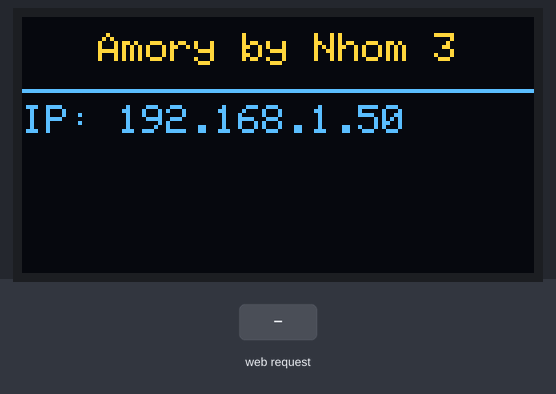
Simulated run of this sketch. Board: ESP32. On the bench: 128×64 one-colour display. The inputs (shaded band) are chosen by the test bench. The OLED is the two-colour kind (top 16 rows yellow); WiFi joins after 1.5 s; servers stay silent unless stated; what the sketch prints to the serial monitor is not drawn.

Above: at 3.7 s.
3.8 s: HTTP request GET /connect received
At 4.8 s:
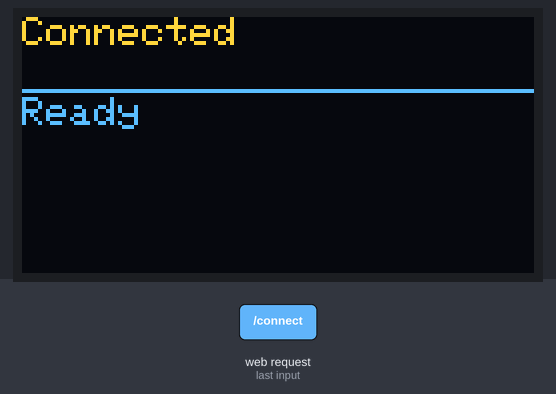
5.3 s: HTTP request GET /toggle received
At 6.4 s:
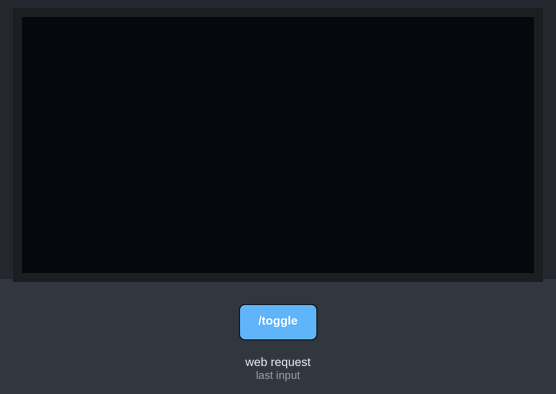
6.8 s: HTTP request GET /toggle?message=1 received
At 7.6 s:
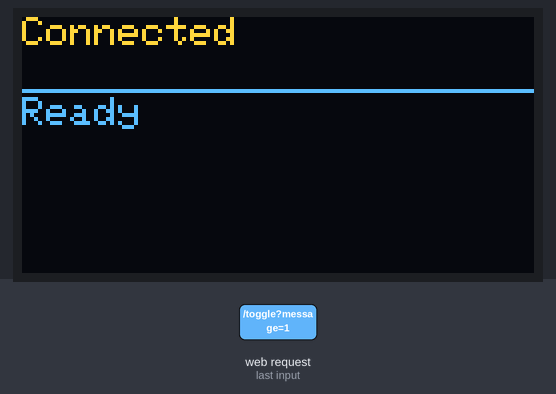
8.3 s: HTTP request GET /disconnect received
At 9.5 s:
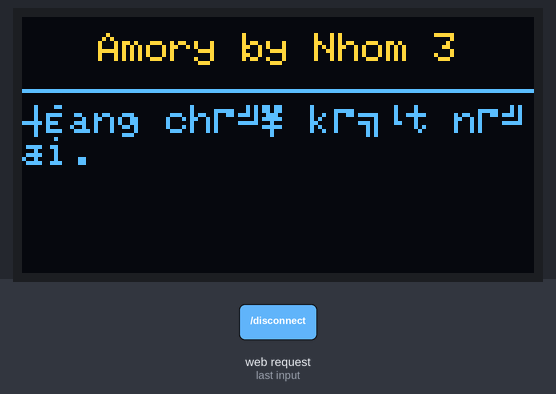
9.8 s: HTTP request GET /connect?message=1 received
At 9.83 s:
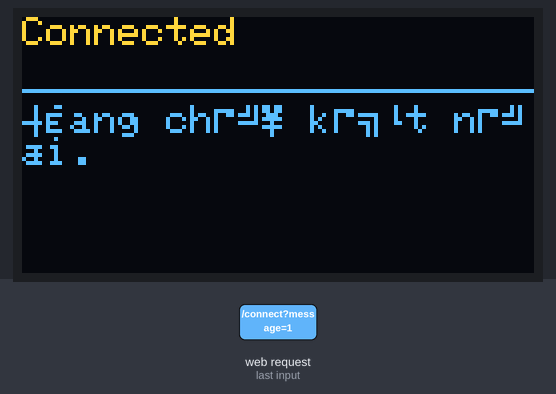
11.3 s: HTTP request GET /toggle?message=0 received
At 12.1 s:
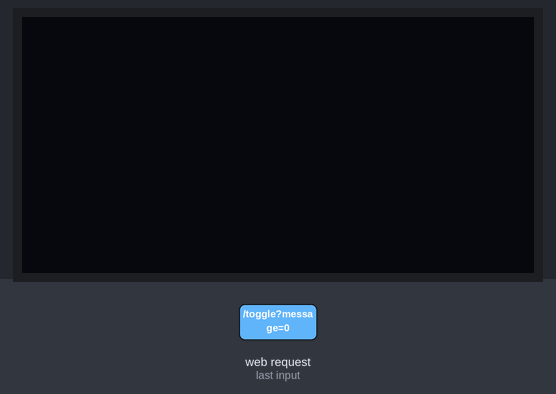
Timing chart, 0 to 13.8 s (numbered marks = the images above; inputs shaded):
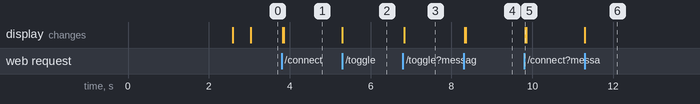

The sketch:

Esp32_Wroom.ino
```cpp
/*
 * ESP32 OLED Controller
 * Kết nối với ứng dụng QML để hiển thị text trên màn hình OLED
 * Giao diện Amory by Nhom 3 - Tối ưu hiển thị
 */

#include <WiFi.h>
#include <WebServer.h>
#include <Wire.h>
#include <Adafruit_GFX.h>
#include <Adafruit_SSD1306.h>
#include <ESPmDNS.h>

// Cấu hình màn hình OLED
#define SCREEN_WIDTH 128    // Chiều rộng màn hình OLED (pixels)
#define SCREEN_HEIGHT 64    // Chiều cao màn hình OLED (pixels)
#define OLED_RESET    -1    // Pin Reset (không sử dụng)
#define SCREEN_ADDRESS 0x3C // Địa chỉ I2C của OLED

// Định nghĩa khu vực hiển thị
#define TOP_SECTION_HEIGHT 18   // Chiều cao phần trên (pixels) - tăng lên để hiển thị 2 dòng
#define BOTTOM_SECTION_HEIGHT (SCREEN_HEIGHT - TOP_SECTION_HEIGHT - 1) // Chiều cao phần dưới

// Cấu hình hiển thị văn bản
#define CHAR_WIDTH 6        // Chiều rộng trung bình của mỗi ký tự
#define CHAR_HEIGHT 8       // Chiều cao của mỗi ký tự
#define LINE_SPACING 1      // Khoảng cách giữa các dòng
#define MAX_CHARS_PER_LINE (SCREEN_WIDTH / CHAR_WIDTH) // Số ký tự tối đa mỗi dòng

// Khởi tạo đối tượng màn hình OLED
Adafruit_SSD1306 display(SCREEN_WIDTH, SCREEN_HEIGHT, &Wire, OLED_RESET);

// Cấu hình WiFi
const char* ssid = "Mr Fresh";
const char* password = "64haitrieu";

// Cấu hình máy chủ web
WebServer server(80);

// Biến lưu trữ trạng thái
bool displayOn = true;
bool isConnected = false;  // Trạng thái kết nối
unsigned long lastToggleTime = 0;  // Thời gian cuối cùng chuyển đổi hiển thị
bool showIP = false;  // Flag để luân phiên hiển thị IP và "Đang chờ kết nối"
String topMessage = "Amory by Nhom 3";  // Nội dung phần trên
String bottomMessage = "Đang chờ kết nối.";  // Nội dung phần dưới

// Khởi tạo OLED
void setupOLED() {
  // Khởi tạo màn hình với điện áp 3.3V I2C
  if (!display.begin(SSD1306_SWITCHCAPVCC, SCREEN_ADDRESS)) {
    Serial.println(F("SSD1306 không tìm thấy"));
    for (;;); // Không tiếp tục nếu không tìm thấy màn hình
  }

  // Xóa bộ nhớ đệm hiển thị
  display.clearDisplay();
  display.setTextSize(1);
  display.setTextColor(SSD1306_WHITE);
  display.setCursor(0, 0);
  display.println(F("Khoi dong..."));
  display.display();
  delay(1000);
}

// Hàm ngắt từ trong một chuỗi với kích thước tối đa
String* smartWordWrap(String text, int maxWidth, int maxLines, int& resultLines) {
  String* lines = new String[maxLines];
  resultLines = 0;

  int lineWidth = 0;
  String currentWord = "";
  String currentLine = "";

  for (unsigned int i = 0; i <= text.length(); i++) {
    char c = (i < text.length()) ? text.charAt(i) : ' '; // Thêm khoảng trắng ở cuối để xử lý từ cuối

    // Kiểm tra ký tự xuống dòng
    if (c == '\n') {
      if (currentWord.length() > 0) {
        if (lineWidth + currentWord.length() <= maxWidth) {
          currentLine += currentWord;
        } else {
          if (resultLines < maxLines) {
            lines[resultLines++] = currentLine;
          }
          currentLine = currentWord;
        }
      }

      if (resultLines < maxLines) {
        lines[resultLines++] = currentLine;
      }

      currentLine = "";
      currentWord = "";
      lineWidth = 0;
      continue;
    }

    // Tích lũy ký tự vào từ hiện tại
    if (c != ' ') {
      currentWord += c;
    }
    // Hoàn thành một từ
    else if (currentWord.length() > 0) {
      // Kiểm tra độ dài của từ
      if (currentWord.length() > maxWidth) {
        // Từ quá dài, cần chia nhỏ
        int remain = currentWord.length();
        int pos = 0;

        while (remain > 0 && resultLines < maxLines) {
          int chunk = min(remain, maxWidth - lineWidth);

          if (lineWidth == 0 || lineWidth + chunk <= maxWidth) {
            currentLine += currentWord.substring(pos, pos + chunk);
            lineWidth += chunk;
            pos += chunk;
            remain -= chunk;
          }

          if (remain > 0 || i == text.length()) {
            lines[resultLines++] = currentLine;
            currentLine = "";
            lineWidth = 0;
          }
        }

        currentWord = "";
      }
      // Từ bình thường
      else {
        // Kiểm tra xem thêm từ này có làm tràn dòng không
        if (lineWidth + currentWord.length() + 1 <= maxWidth) {
          // Thêm khoảng trắng nếu dòng không trống
          if (lineWidth > 0) {
            currentLine += " ";
            lineWidth++;
          }
          currentLine += currentWord;
          lineWidth += currentWord.length();
        } else {
          // Từ không vừa dòng hiện tại, xuống dòng mới
          if (resultLines < maxLines) {
            lines[resultLines++] = currentLine;
          }
          currentLine = currentWord;
          lineWidth = currentWord.length();
        }

        currentWord = "";
      }
    }

    // Kiểm tra kết thúc văn bản
    if (i == text.length() && currentLine.length() > 0 && resultLines < maxLines) {
      lines[resultLines++] = currentLine;
    }
  }

  return lines;
}

// Hiển thị giao diện chờ kết nối
void showWaitingInterface() {
  display.clearDisplay();

  // Phần trên - Logo Amory
  display.setTextSize(1);
  display.setTextColor(SSD1306_WHITE);
  display.setCursor((SCREEN_WIDTH - topMessage.length() * CHAR_WIDTH) / 2, 4); // Căn giữa
  display.println(topMessage);

  // Vẽ đường phân cách
  display.drawLine(0, TOP_SECTION_HEIGHT, SCREEN_WIDTH, TOP_SECTION_HEIGHT, SSD1306_WHITE);

  // Phần dưới - Luân phiên giữa "Đang chờ kết nối" và IP
  display.setCursor(0, TOP_SECTION_HEIGHT + 4);

  if (showIP) {
    display.println("IP: " + WiFi.localIP().toString());
  } else {
    display.println(bottomMessage);
  }

  display.display();
}

// Cập nhật phần trên của màn hình
void updateTopSection(String message) {
  if (!displayOn || !isConnected) return;

  // Lưu nội dung hiện tại
  topMessage = message;

  // Xóa chỉ phần trên
  display.fillRect(0, 0, SCREEN_WIDTH, TOP_SECTION_HEIGHT, SSD1306_BLACK);
  display.setTextSize(1);
  display.setTextColor(SSD1306_WHITE);

  // Tối đa 2 dòng cho phần trên
  int lineCount = 0;
  String* lines = smartWordWrap(message, MAX_CHARS_PER_LINE, 2, lineCount);

  for (int i = 0; i < lineCount; i++) {
    display.setCursor(0, i * (CHAR_HEIGHT + LINE_SPACING));
    display.println(lines[i]);
  }

  delete[] lines;

  // Vẽ đường phân cách
  display.drawLine(0, TOP_SECTION_HEIGHT, SCREEN_WIDTH, TOP_SECTION_HEIGHT, SSD1306_WHITE);

  display.display();
}

// Cập nhật phần dưới của màn hình
void updateBottomSection(String message) {
  if (!displayOn || !isConnected) return;

  // Lưu nội dung hiện tại
  bottomMessage = message;

  // Xóa chỉ phần dưới
  display.fillRect(0, TOP_SECTION_HEIGHT + 1, SCREEN_WIDTH, BOTTOM_SECTION_HEIGHT, SSD1306_BLACK);
  display.setTextSize(1);
  display.setTextColor(SSD1306_WHITE);

  // Tối đa 5 dòng cho phần dưới (dựa trên chiều cao khu vực)
  int maxLines = BOTTOM_SECTION_HEIGHT / (CHAR_HEIGHT + LINE_SPACING);
  int lineCount = 0;
  String* lines = smartWordWrap(message, MAX_CHARS_PER_LINE, maxLines, lineCount);

  for (int i = 0; i < lineCount; i++) {
    display.setCursor(0, TOP_SECTION_HEIGHT + 2 + i * (CHAR_HEIGHT + LINE_SPACING));
    display.println(lines[i]);
  }

  delete[] lines;

  display.display();
}

// Bật/tắt màn hình
void toggleDisplay() {
  displayOn = !displayOn;

  if (displayOn) {
    display.ssd1306_command(SSD1306_DISPLAYON);
    if (isConnected) {
      updateTopSection(topMessage);
      updateBottomSection(bottomMessage);
    } else {
      showWaitingInterface();
    }
  } else {
    display.ssd1306_command(SSD1306_DISPLAYOFF);
  }
}

// Thiết lập trạng thái kết nối
void setConnected(bool connected) {
  isConnected = connected;

  if (isConnected) {
    // Khởi tạo giao diện đã kết nối với hai phần riêng biệt
    updateTopSection("Connected");
    updateBottomSection("Ready");
  } else {
    topMessage = "Amory by Nhom 3";
    bottomMessage = "Đang chờ kết nối.";
    showWaitingInterface();
  }
}

// Xử lý route /status - trả về trạng thái hiện tại
void handleStatus() {
  String status = "{\"display\":\"" + String(displayOn ? "on" : "off") + "\",";
  status += "\"connected\":\"" + String(isConnected ? "true" : "false") + "\",";
  status += "\"topMessage\":\"" + topMessage + "\",";
  status += "\"bottomMessage\":\"" + bottomMessage + "\",";
  status += "\"ip\":\"" + WiFi.localIP().toString() + "\"}";

  server.send(200, "application/json", status);
}

// Xử lý route /toggle - bật/tắt màn hình
void handleToggle() {
  toggleDisplay();
  server.send(200, "text/plain", displayOn ? "Display ON" : "Display OFF");
}

// Xử lý route /connect - thiết lập trạng thái kết nối
void handleConnect() {
  setConnected(true);
  server.send(200, "text/plain", "Connected");
}

// Xử lý route /disconnect - thiết lập trạng thái không kết nối
void handleDisconnect() {
  setConnected(false);
  server.send(200, "text/plain", "Disconnected");
}

// Xử lý route /updateTop - cập nhật tin nhắn phần trên
void handleUpdateTop() {
  if (server.hasArg("message")) {
    String message = server.arg("message");
    updateTopSection(message);
    server.send(200, "text/plain", "Top section updated");
  } else {
    server.send(400, "text/plain", "Missing message parameter");
  }
}

// Xử lý route /updateBottom - cập nhật tin nhắn phần dưới
void handleUpdateBottom() {
  if (server.hasArg("message")) {
    String message = server.arg("message");
    updateBottomSection(message);
    server.send(200, "text/plain", "Bottom section updated");
  } else {
    server.send(400, "text/plain", "Missing message parameter");
  }
}

// Xử lý route không tìm thấy
void handleNotFound() {
  String message = "Route not found\n\n";
  message += "URI: ";
  message += server.uri();
  message += "\nMethod: ";
  message += (server.method() == HTTP_GET) ? "GET" : "POST";
  message += "\nArguments: ";
  message += server.args();
  message += "\n";

  for (uint8_t i = 0; i < server.args(); i++) {
    message += " " + server.argName(i) + ": " + server.arg(i) + "\n";
  }

  server.send(404, "text/plain", message);
}

void setup() {
  Serial.begin(115200);
  Serial.println("ESP32 OLED Controller Starting...");

  // Khởi tạo OLED
  Wire.begin(48,47);
  setupOLED();

  // Kết nối WiFi
  WiFi.mode(WIFI_STA);
  WiFi.begin(ssid, password);
  Serial.print("Đang kết nối WiFi");

  // Đợi kết nối WiFi
  while (WiFi.status() != WL_CONNECTED) {
    delay(500);
    Serial.print(".");
  }

  Serial.println("");
  Serial.print("Đã kết nối WiFi, IP: ");
  Serial.println(WiFi.localIP());

  // Thiết lập mDNS
  if (MDNS.begin("esp32oled")) {
    Serial.println("mDNS responder đã khởi động");
  }

  // Cấu hình các route
  server.on("/status", HTTP_GET, handleStatus);
  server.on("/toggle", HTTP_GET, handleToggle);
  server.on("/connect", HTTP_GET, handleConnect);
  server.on("/disconnect", HTTP_GET, handleDisconnect);
  server.on("/updateTop", HTTP_GET, handleUpdateTop);
  server.on("/updateBottom", HTTP_GET, handleUpdateBottom);
  server.onNotFound(handleNotFound);

  // Khởi động máy chủ web
  server.begin();
  Serial.println("Máy chủ HTTP đã khởi động");

  // Hiển thị giao diện chờ kết nối ban đầu
  setConnected(false);
}

void loop() {
  server.handleClient();

  // Kiểm tra thời gian để luân phiên hiển thị IP và thông báo chờ
  if (!isConnected && displayOn) {
    unsigned long currentTime = millis();
    if (currentTime - lastToggleTime > 3000) { // Thay đổi mỗi 3 giây
      lastToggleTime = currentTime;
      showIP = !showIP; // Chuyển đổi hiển thị
      showWaitingInterface();
    }
  }

  delay(10);
}
```

Measured:
- after the input at 3.8 s, the display: first changes at once (image 1 shows a later state)
- after the input at 5.3 s, the display: changes at once (image 2)
- after the input at 6.8 s, the display: changes at once (image 3)
- after the input at 8.3 s, the display: first changes at once (image 4 shows a later state)
- after the input at 9.8 s, the display: changes at once (image 5)
- after the input at 11.3 s, the display: changes at once (image 6)
